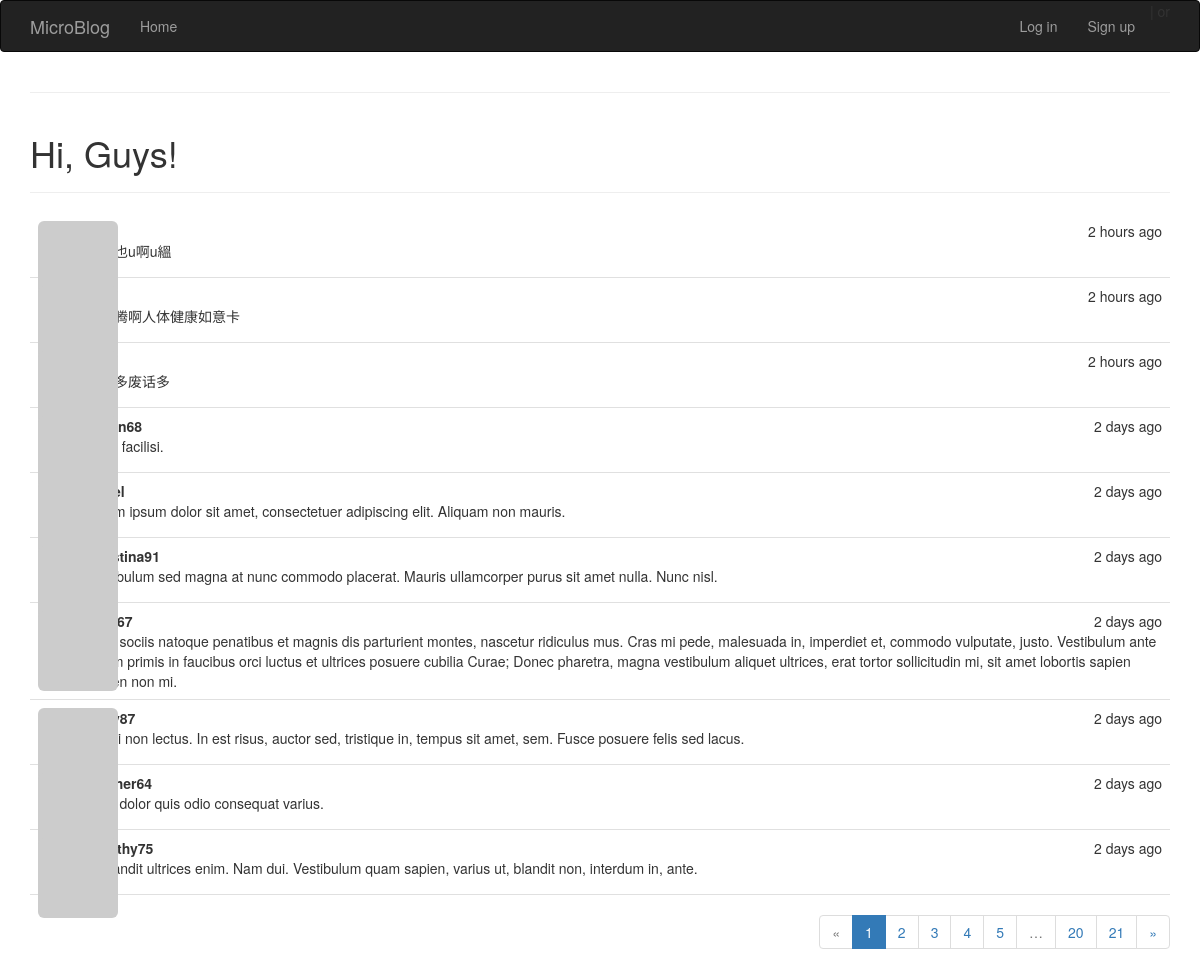
/index, run on the app's committed database.
### app/models.py (models this page shows, shortened)
class Post(db.Model):
    id = db.Column(db.Integer, primary_key = True)
    body = db.Column(db.String(140))
    timestamp = db.Column(db.DateTime(), default=datetime.now)
    user_id = db.Column(db.Integer, db.ForeignKey('user.id'))

class User(db.Model):
    id = db.Column(db.Integer, primary_key = True)
    name = db.Column(db.String(64), index = True, unique = True)
    email = db.Column(db.String(120), index = True, unique = True)
    role_id = db.Column(db.Integer, db.ForeignKey('role.id'))
    password_hash = db.Column(db.String(128))
    posts = db.relationship('Post', backref = 'author', lazy = 'dynamic')
    location = db.Column(db.String(64))
    about_me = db.Column(db.String(140))
    member_since = db.Column(db.DateTime(), default=datetime.now)
    last_seen = db.Column(db.DateTime(), default=datetime.now)
    avatar_hash = db.Column(db.String(32))
    followed = db.relationship('Follow',
                               foreign_keys=[Follow.follower_id],
                               backref=db.backref('follower', lazy='joined'),
                               lazy='dynamic',
                               cascade='all, delete-orphan')
    followers = db.relationship('Follow',
                                foreign_keys=[Follow.followed_id],
                                backref=db.backref('followed', lazy='joined'),
                                lazy='dynamic',
                                cascade='all, delete-orphan')
    def gravatar(self, size=100, default='identicon', rating='g'):
        if request.is_secure:
            url = 'https://secure.gravatar.com/avatar'
        else:
            url = 'http://www.gravatar.com/avatar'
        hash = self.avatar_hash or hashlib.md5(
            self.email.encode('utf-8')).hexdigest()
        return '{url}/{hash}?s={size}&d={default}&r={rating}'.format(
            url=url, hash=hash, size=size, default=default, rating=rating)
    @property
    def password(self):
        raise AttributeError('password is not a readable attribute')

### app/views.py (the view, shortened to what this page needs)
@app.route('/', methods = ['GET','POST'])
@app.route('/index', methods = ['GET','POST'])
def index():
    form = PublishForm()
    user = None
    query = Post.query
    page = request.args.get('page', 1, type=int)
    pagination = query.order_by(Post.timestamp.desc()).paginate(
        page, per_page=current_app.config['FLASKY_POSTS_PER_PAGE'],
        error_out=False)
    posts = pagination.items
    return render_template("index.html",
                            title = 'Home',
                            form = form,
                            user = user,
                            posts = posts,
                            pagination=pagination
                            )

### app/templates/index.html
{% extends "base.html" %}
{% import "bootstrap/wtf.html" as wtf %}
{% import "_macros.html" as macros %}
{% block page_content %}
    {% if not current_user.is_authenticated %}
    <div class="page-header">
    <h1>Hi, Guys!</h1></div>
    {% else %}
    <div class="page-header">
    <h1>Welcome back, {{ current_user.name }}!</h1></div>
    <div>
    {{ wtf.quick_form(form) }}
    </div>
    {% endif %}
    <div class="post-tabs">
    {% include '_posts.html' %}
    </div>
    {% if pagination %}
    <div class="pagination">
        {{ macros.pagination_widget(pagination, 'index') }}
    </div>
    {% endif %}
{% endblock %}

### app/templates/_posts.html (shortened to what this page needs)
<ul class="posts">
    {% for post in posts %}
    <li class="post">
        <div class="post-thumbnail">
            {% if current_user.is_authenticated %}
            <a href="{{ url_for('users', user_id = post.author.id) }}">
            <img class="img-rounded profile-thumbnail" src="{{ post.author.gravatar(size=40) }}">
            </a>
            {% else %}
            <a><img class="img-rounded profile-thumbnail" src="{{ post.author.gravatar(size=40) }}"></a>
            {% endif %}
        </div>
        <div class="post-content">
            <div class="post-date">{{ moment(post.timestamp).fromNow() }}</div>
            <div class="post-author">
            {% if current_user.is_authenticated %}
            <a href="{{ url_for('users', user_id = post.author.id) }}">{{ post.author.name }}</a>
            {% else %}
            {{ post.author.name }}
            {% endif %}
            </div>
            <div class="post-body">
                {% if post.body_html %}
                    {{ post.body_html | safe }}
                {% else %}
                    {{ post.body }}
                {% endif %}
            </div>
        </div>
    </li>
    {% endfor %}
</ul>

### app/static/styles.css (style rules this page uses)
.profile-thumbnail { position: absolute; }
div.post-tabs { margin-top: 16px; }
ul.posts { list-style-type: none; padding: 0px; margin: 16px 0px 0px 0px; border-top: 1px solid #e0e0e0; }
div.post-tabs ul.posts { margin: 0px; border-top: none; }
ul.posts li.post { padding: 8px; border-bottom: 1px solid #e0e0e0; }
div.post-date { float: right; }
div.post-author { font-weight: bold; }
div.post-thumbnail { position: absolute; }
div.post-content { margin-left: 48px; min-height: 48px; }
div.pagination { width: 100%; text-align: right; padding: 0px; margin: 0px; }

### data on the page
Post: timestamp "2 hours ago", body "俺儿也u啊u縕"
Post: timestamp "2 hours ago", body "的折腾啊人体健康如意卡"
Post: timestamp "2 hours ago", body "是个多废话多"
Post: timestamp "2 days ago", body "Nulla facilisi."
Post: timestamp "2 days ago", body "Lorem ipsum dolor sit amet, consectetuer adipiscing elit. Aliquam non mauris."
Post: timestamp "2 days ago", author.name "christina91", body "Vestibulum sed magna at nunc commodo placerat. Mauris ullamcorper purus sit amet nulla. Nunc nisl."
Post: timestamp "2 days ago", body "Cum sociis natoque penatibus et magnis dis parturient montes, nascetur ridiculus mus. Cras mi pede, malesuada in, imperdiet et, commodo vulputate, justo. Vestibulum ante ipsum primis in faucibus orci luctus et ultrices posuere cubilia Curae; Donec pharetra, magna vestibulum aliquet ultrices, erat tortor sollicitudin mi, sit amet lobortis sapien sapien non mi."
Post: timestamp "2 days ago", body "Morbi non lectus. In est risus, auctor sed, tristique in, tempus sit amet, sem. Fusce posuere felis sed lacus."
Post: timestamp "2 days ago", author.name "heather64", body "Ut at dolor quis odio consequat varius."
Post: timestamp "2 days ago", author.name "dorothy75", body "In blandit ultrices enim. Nam dui. Vestibulum quam sapien, varius ut, blandit non, interdum in, ante."

### other printed values
{{ p }} "1"
{{ p }} "2" "3" "4" "5" "20" "21"
